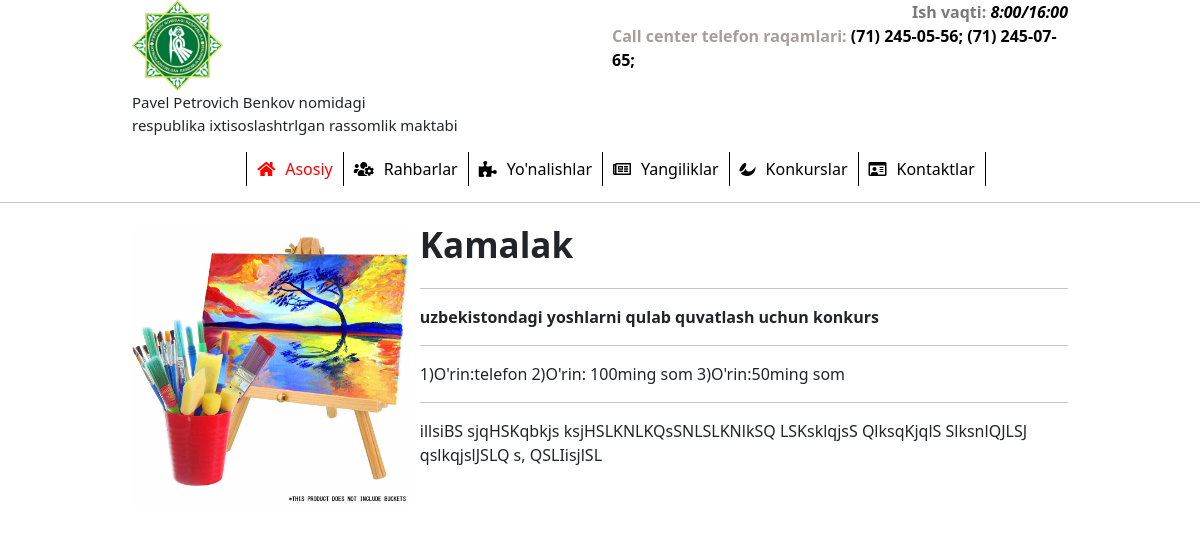
The page /contest/ on the database its author committed.
### admin/models.py (models this page shows)
class contest(models.Model):
    name = models.TextField()
    imageUrl = models.TextField()
    description = models.TextField()
    prize = models.TextField()
    info = models.TextField()

### benkov/urls.py (the view)
# urls.py: path('contest/', konkurs),
def konkurs(request):
    data={
        'Contes': contest.objects.all().order_by('-id')
    }
    return render(request, 'konkurs.html', data)

### templates/konkurs.html (shortened to what this page needs)
<!DOCTYPE html>
<html lang="en">
<head>
    {% load static%}
    <link href="{% static 'css/bootstrap.css'%}" rel="stylesheet">
    <link href="{% static 'dizayn/style.css'%}" rel="stylesheet">
    <link rel="stylesheet" href="{%static 'fontawesome-free-5.15.4-web/css/all.css'%}">
</head>
<body>
    {% include 'header.html'%}
    <div class="container" style="margin-bottom: 100px;">
            {%for kns in Contes%}
            <div class="news" >
                <div  style="width: 30%;">
                    <img style="width: 100%; margin-top: 10px; " src="/admin{{kns.imageUrl}}">
                </div>
                <div style="width: 70%;margin-left: 10px;">
                    <b style="font-size: 35px;">{{kns.name}}</b><br><hr>
                    <b>{{kns.description}}</b><br><hr>
                    <p>{{kns.prize}}</p><hr>
                    <p>{{kns.info}}</p>
                </div>
            </div>
            {%empty%}
            <h1>HECH QANAQA MALUMOT YUQ</h1>
            {%endfor%}
    </div>
</body>
</html>

### templates/header.html
{% load static%}
<div class="container" style="animation: 1s textAnimate ease-in;">
    <div class="row">
        <div class="col">
            <img src="{% static 'img/065bd2220a0ad3b1ac90a7c3e0f8961e-removebg-preview (1).png'%}" style="width: 20%;"><br>
            <p style="font-size: 15px;">Pavel Petrovich Benkov nomidagi<br>respublika ixtisoslashtrlgan rassomlik maktabi</p>
        </div>
        <div class="col">
            <b style="color: #7A7A7A;float: right;">Ish vaqti:<i style="color: black;"> 8:00/16:00</i></b><br>
            <b style="color: #a89d9d;float: right;">Call center telefon raqamlari:<b style="color: black;">  (71) 245-05-56; (71) 245-07-65;</b></b><br>
        </div>
    </div>
    <div class="kol">
        <ul >
            <li style="text-decoration: underline;"><a href="/" style="color: red;"><i class="fas fa-home"></i>Asosiy</a></li>
            <li><a href="/raxbarlar"><i class="fas fa-users-cog"></i>Rahbarlar</a></li>
            <li><a href="/courses"><i class="fas fa-puzzle-piece"></i>Yo'nalishlar</a></li>
            <li><a href="/news"><i class="far fa-newspaper"></i>Yangiliklar</a></li>
            <li><a href="/contest"><i class="fab fa-affiliatetheme"></i>Konkurslar</a></li>
            <li><a href="/contact"><i class="far fa-id-card"></i>Kontaktlar</a></li>
        </ul>
    </div>
</div>
<hr>

### static/dizayn/style.css (style rules this page uses)
* { margin: 0; padding: 0; }
.container { width: 80%; margin-left: auto; margin-right: auto; }
.kol { border-bottom-right-radius: 0%; width: 100%; }
.kol> ul> li,.kol >ul { display: flex; justify-content: center; color: white; }
.kol>ul> li:nth-child(1) { border-left: 1px solid black; }
.kol>ul>li>a> i { margin-right: 10px; }
.kol>ul> li> a { margin: 5px; text-decoration: none; color: black; margin-left: 10px; margin-right: 10px; }
.kol>ul> li { background-color: white; text-decoration: none; border-right: 1px solid black; color: white; }

### templates/konkurs.html (style rules this page uses)
.news { display: flex; justify-content: center; }

### rows shown on the page
contest: imageUrl (picture), name "Kamalak", description "uzbekistondagi yoshlarni qulab quvatlash uchun konkurs", prize "1)O'rin:telefon 2)O'rin: 100ming som 3)O'rin:50ming som", info "illsiBS sjqHSKqbkjs ksjHSLKNLKQsSNLSLKNlkSQ LSKsklqjsS QlksqKjqlS SlksnlQJLSJ qslkqjslJSLQ s, QSLIisjlSL"
